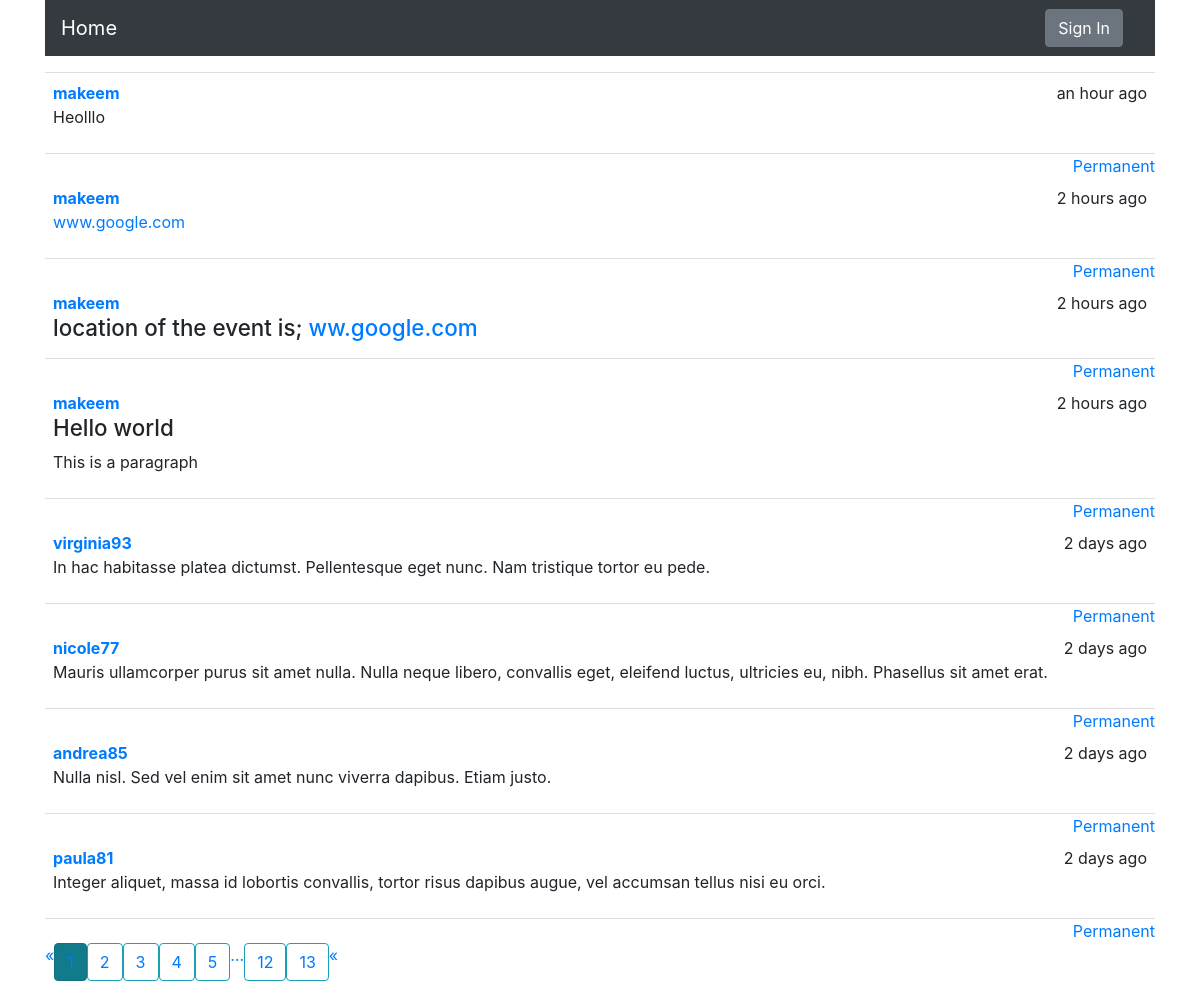
The page / on the database its author committed.
### app/models.py (models this page shows, shortened)
class Post(db.Model, UserMixin):
	__tablename__ = 'posts'
	id = db.Column(db.Integer, primary_key = True)
	body = db.Column(db.Text, nullable = False)
	timestamp = db.Column(db.DateTime, default=datetime.utcnow, index = True)
	author_id = db.Column(db.Integer, db.ForeignKey('users.id'))
	body_html = db.Column(db.Text)

class User(db.Model, UserMixin):
	__tablename__ = 'users'
	id = db.Column(db.Integer, primary_key = True)
	email = db.Column(db.String(64), unique=True, index=True)
	username = db.Column(db.String(64), unique = True, index = True)
	password_hash = db.Column(db.String(128))
	role_id = db.Column(db.Integer, db.ForeignKey('roles.id'))
	confirmed = db.Column(db.Boolean, default = False )
	name = db.Column(db.String(64))
	location = db.Column(db.String(64))
	about_me = db.Column(db.Text())
	member_since = db.Column(db.DateTime(), default = datetime.utcnow )
	last_seen = db.Column(db.DateTime(), default = datetime.utcnow )
	avatar_hash = db.Column(db.String(32))
	posts = db.relationship('Post', backref = 'author', lazy = 'dynamic')
	@property #This will genearte a write only property field
	def password(self):
		raise AttributeError('Password is not readable attribute')

### app/main/views.py (the view)
@main.route('/', methods=['POST', 'GET'])
def index():
	form = PostForm()
	if current_user.can(Permission.WRITE_ARTICLES) and form.validate_on_submit():
		post = Post(body=form.body.data,author=current_user._get_current_object())
		db.session.add(post)
		db.session.commit()
		return redirect(url_for('main.index'))
	page = request.args.get('page', 1, type=int )
	pagination = Post.query.order_by(Post.timestamp.desc()).paginate(page = page , per_page = current_app.config['FLASKY_POSTS_PER_PAGE'] , error_out = False)
	posts = pagination.items
	return render_template('index.html', pagination = pagination, form=form, posts = posts)

### app/auth/views.py (called while the page is built)
@auth.before_app_request
def before_request():
	if current_user.is_authenticated and not current_user.confirmed and request.blueprint != 'auth':
		return redirect(url_for('auth.unconfirmed'))

@auth.before_app_request
def before_request():
	if current_user.is_authenticated and current_user.ping():
		if not current_user.confrimed and request.endpoint != 'auth':
			return redirect(url_for('auth.unconfirmed'))

### app/main/__init__.py (called while the page is built)
@main.app_context_processor
def inject_permission():
	return dict(Permission=Permission)

### app/models.py (called while the page is built)
	def can(self,permissions):
		return False

### app/templates/index.html (shortened to what this page needs)
{% extends "base.html" %}
{% import "bootstrap/wtf.html" as wtf %}
{% import "_macros.html" as macros %}
 {% block navbar  %}
  <div class="container">
  <nav class="navbar navbar-expand-lg navbar-dark bg-dark">
    <a class="navbar-brand" href="{{ url_for('main.index')}}">Home</a>
    <div class="collapse navbar-collapse" id="navbarSupportedContent">
      <ul class="navbar-nav ml-auto ">
        <li class="nav-item active">
          <div class="navbar-nav">
            {% if current_user.is_authenticated %}
              <li><a class="btn btn-secondary mr-3" href="{{ url_for('auth.logout') }} ">Sign Out</a></li>
              <li><a class="btn btn-secondary mr-3" href="{{ url_for('auth.change_password') }}">Change password</a></li>
            {% else %}
              <a class="btn btn-secondary mr-3" href="{{ url_for('auth.login') }}">Sign In</a>
            {% endif %}
          </div>
        </li>
      </ul>
    </div>
  </nav>
</div>
{% endblock  %}
{% block page_content %}
	<div class="container">
    {% include "_post.html" %}
    <div class="pagination container">
       {{ macros.pagination_widget(pagination, 'main.index') }}
    </div>
  </div>
{% endblock %}

### app/templates/base.html (shortened to what this page needs)
<!DOCTYPE html>
<html>
<head>
      <link rel="stylesheet" href="https://stackpath.bootstrapcdn.com/bootstrap/4.5.0/css/bootstrap.min.css">
      <link rel="stylesheet" type="text/css" href="{{ url_for('static', filename = 'style.css')}}">
</head>
<body>
  {% block navbar  %}{% endblock  %}
  {% block content %}
      {% block page_content %} {% endblock %}
  {% endblock %}
</body>
</html>

### app/templates/_macros.html
{% macro pagination_widget(pagination, endpoint) %}
<ul class = 'pagination'>
	 <li {% if not pagination.has_prev %} class="disabled" {% endif %}>
	 	 <a href="{% if pagination.has_prev %}{{ url_for(endpoint, page = pagination.page - 1 , **kwargs) }}{% else %}#{% endif %}">&laquo;</a>
	 </li>
 	{% for p in pagination.iter_pages() %}
 		{% if p  %}
 			{% if p == pagination.page %}
 				<li class="active btn btn-info">
 				 <a href="{{ url_for(endpoint, page = p, **kwargs) }}">{{ p }}</a>
 				</li>
 			{% else %}
 				 <li class ="btn btn-outline-info">
 				  <a href="{{ url_for(endpoint, page = p, **kwargs) }}">{{ p }}</a>
 				<li>
 			{% endif %}
 		{% else %}
 			<li class="disabled"> <a href="#">&hellip;</a></li>
 		{% endif %}
 	{% endfor %}
 	<li {% if not pagination.has_next %} class="disabled" {% endif %}>
 	 <a href="{% if pagination.has_prev %}{{ url_for(endpoint, page = pagination.page + 1 , **kwargs) }} {% else %} #{% endif %} ">&laquo;</a>
 	</li>
</ul>
{% endmacro %}

### app/templates/_post.html (shortened to what this page needs)
<ul class='posts'>
      {% for post in posts %}
      <li class="post">
        <div class="post-date"> {{ moment(post.timestamp).fromNow() }}</div>
        <div class="post-author">
          <a href="{{ url_for('main.user', username = post.author.username) }}">{{ post.author.username }}</a>
        </div>
        <div class="post-body">
          {% if post.body_html %}
            {{ post.body_html | safe }}
          {% else %}
            {{ post.body_html }}
          {% endif %}
        </div>
      </li>
      <div class="post-footer">
        <a href="{{ url_for('main.post', id = post.id )}}">
          <span class="label label-default">Permanent</span>
        </a>
      </div>
      {% endfor %}
    </ul>

### app/static/style.css (style rules this page uses)
ul.posts { list-style-type: none; padding: 0px; margin: 16px 0px 0px 0px; border-top: 1px solid #e0e0e0; }
ul.posts li.post { padding: 8px; border-bottom: 1px solid #e0e0e0; }
div.post-date { float: right; }
div.post-author { font-weight: bold; }
div.post-footer { text-align: right; }
div.pagination { width: 100%; text-align: right; padding: 0px; margin: 0px; }
.post-body h1 { font-size: 140%; }

### rows shown on the page
Post: timestamp "an hour ago", author.username "makeem", body_html "Heolllo"
Post: timestamp "2 hours ago", author.username "makeem", body_html "www.google.com"
Post: timestamp "2 hours ago", author.username "makeem", body_html "location of the event is; ww.google.com"
Post: timestamp "2 hours ago", author.username "makeem", body_html "Hello world This is a paragraph"
Post: timestamp "2 days ago", author.username "virginia93", body_html "In hac habitasse platea dictumst. Pellentesque eget nunc. Nam tristique tortor eu pede."
Post: timestamp "2 days ago", author.username "nicole77", body_html "Mauris ullamcorper purus sit amet nulla. Nulla neque libero, convallis eget, eleifend luctus, ultricies eu, nibh. Phasellus sit amet erat."
Post: timestamp "2 days ago", author.username "andrea85", body_html "Nulla nisl. Sed vel enim sit amet nunc viverra dapibus. Etiam justo."
Post: timestamp "2 days ago", author.username "paula81", body_html "Integer aliquet, massa id lobortis convallis, tortor risus dapibus augue, vel accumsan tellus nisi eu orci."

### other values the page prints
{{ p }} "2" "3" "4" "5" "12" "13"
